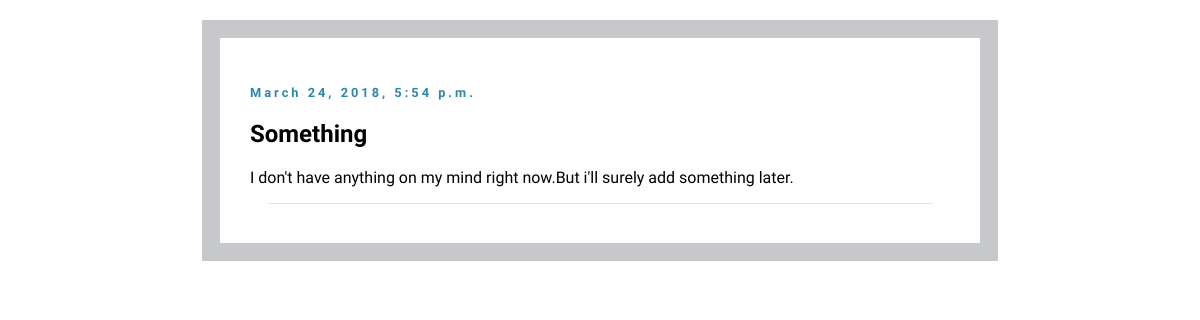
Screenshot of /blog/ with the database file from the repository.
### blog/models.py (models this page shows, shortened)
class Post(models.Model):
    title = models.CharField(max_length=140)
    body = models.TextField()
    date = models.DateTimeField(auto_now_add=True)

### home/templates/blog/BlogSite.html (shortened to what this page needs)
<!DOCTYPE html>
<html>
<head>
	{% load staticfiles %}
	<link rel="stylesheet" type="text/css" href="{% static 'css/blog.css' %}">
</head>
<body>
	{% for post in object_list %}
		<h4>{{post.date}}</h4>
		<h2>{{post.title}}</h2>
		<p>{{ post.body|safe|linebreaks}}</p>
		<hr></hr>
	{% endfor %}
</body>
</html>

### home/static/css/blog.css (style rules this page uses)
body { border: 18px solid rgba(142, 146, 153,0.5); font-family: "Work Sans"; padding: 30px; max-width: 700px; width: 80%; margin: 20px auto; }
h2 { font-weight: bold; }
h4 { color: rgb(45, 135, 168); letter-spacing: 3px; font-size: .8em; }
hr { border: 0; height: 0; border-top: 1px solid rgba(0, 0, 0, 0.1); border-bottom: 1px solid rgba(255, 255, 255, 0.3); width: 95%; }

### rows the page displays
Post: date "March 24, 2018, 5:54 p.m.", title "Something", body "I don't have anything on my mind right now.But i'll surely add something later."
